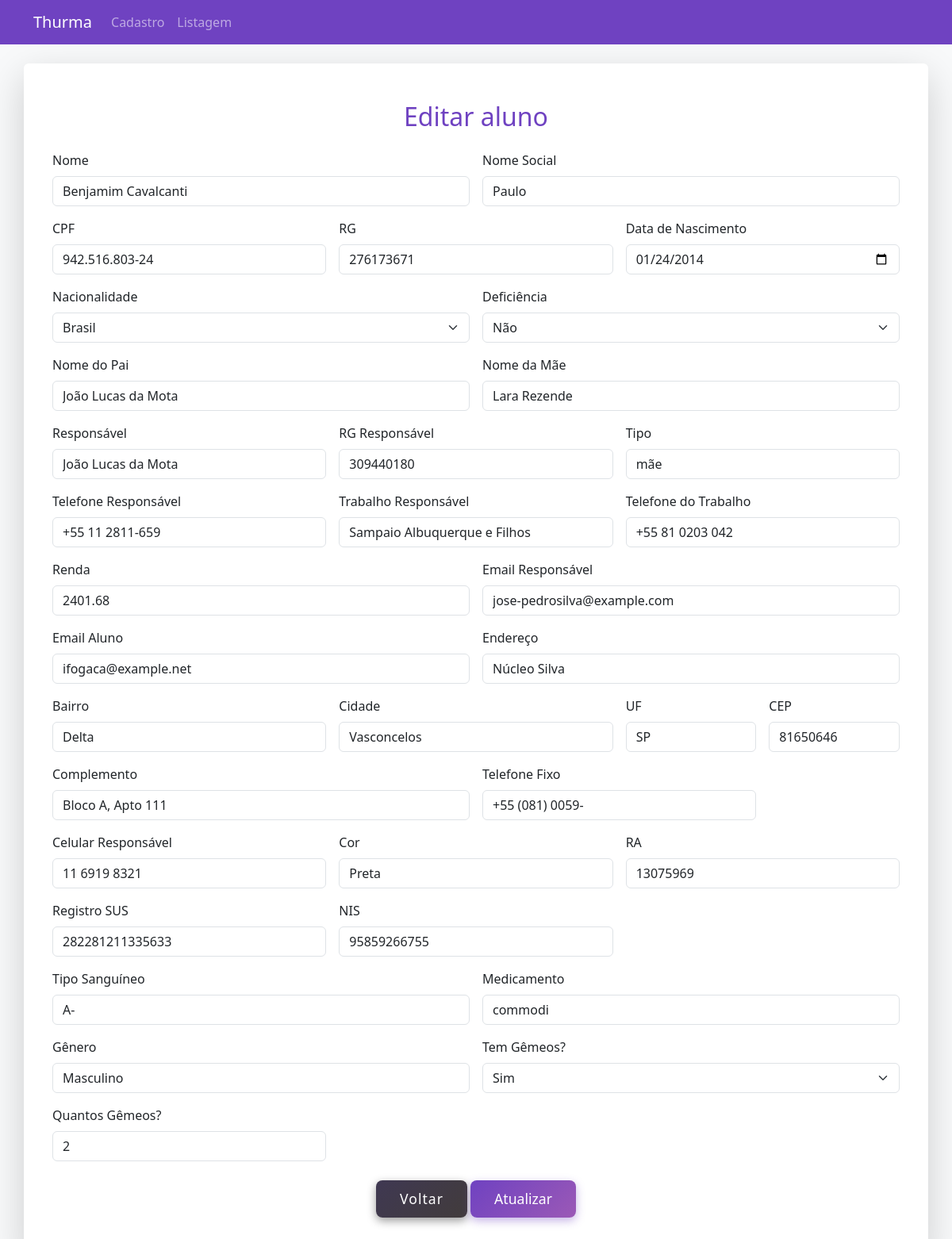
The page /editar_aluno.php?id=239 on the database its author committed.
### tables this page shows
CREATE TABLE `alunos` (
  `id` int(11) NOT NULL,
  `nome` varchar(255) NOT NULL,
  `nome_social` varchar(255) DEFAULT NULL,
  `cpf` varchar(14) NOT NULL,
  `rg` varchar(12) DEFAULT NULL,
  `data_nascimento` date NOT NULL,
  `nacionalidade` varchar(100) DEFAULT NULL,
  `deficiencia` enum('sim','nao') DEFAULT 'nao',
  `nome_pai` varchar(255) DEFAULT NULL,
  `nome_mae` varchar(255) DEFAULT NULL,
  `responsavel` varchar(255) NOT NULL,
  `rg_responsavel` varchar(12) DEFAULT NULL,
  `tipo_responsavel` varchar(100) DEFAULT NULL,
  `tel_responsavel` varchar(15) DEFAULT NULL,
  `trabalho_responsavel` varchar(255) DEFAULT NULL,
  `tel_trabalho_responsavel` varchar(15) DEFAULT NULL,
  `renda_responsavel` decimal(10,2) DEFAULT NULL,
  `email_responsavel` varchar(255) DEFAULT NULL,
  `email_aluno` varchar(255) DEFAULT NULL,
  `endereco` varchar(255) DEFAULT NULL,
  `bairro` varchar(100) DEFAULT NULL,
  `cidade` varchar(100) DEFAULT NULL,
  `uf` char(2) DEFAULT NULL,
  `cep` varchar(8) DEFAULT NULL,
  `complemento` varchar(100) DEFAULT NULL,
  `telefone_fixo` varchar(15) DEFAULT NULL,
  `cel_responsavel` varchar(15) DEFAULT NULL,
  `cor` varchar(50) DEFAULT NULL,
  `ra` varchar(20) NOT NULL,
  `registro_sus` varchar(20) DEFAULT NULL,
  `nis` varchar(20) DEFAULT NULL,
  `tipo_sanguineo` varchar(3) DEFAULT NULL,
  `medicamento` varchar(255) DEFAULT NULL,
  `genero` varchar(20) DEFAULT NULL,
  `tem_gemeos` enum('sim','nao') DEFAULT 'nao',
  `quantos_gemeos` int(11) DEFAULT 0,
  `sala` enum('1º Ano Fundamental','2º Ano Fundamental','3º Ano Fundamental','4º Ano Fundamental','5º Ano Fundamental','6º Ano Fundamental','7º Ano Fundamental','8º Ano Fundamental','9º Ano Fundamental','1º Ano Médio','2º Ano Médio','3º Ano Médio') NOT NULL DEFAULT '1º Ano Fundamental',
  `pais` enum('Afeganistão','África do Sul','Albânia','Alemanha','Andorra','Angola','Antígua e Barbuda','Arábia Saudita','Argélia','Argentina','Armênia','Austrália','Áustria','Azerbaijão','Bahamas','Bahrein','Bangladesh','Barbados','Bélgica','Belize','Benin','Bielorrússia','Bolívia','Bósnia e Herzegovina','Botsuana','Brasil','Brunei','Bulgária','Burquina Faso','Burundi','Butão','Cabo Verde','Camarões','Camboja','Canadá','Catar','Cazaquistão','Chade','Chile','China','Chipre','Colômbia','Comores','Congo','Coreia do Norte','Coreia do Sul','Costa do Marfim','Costa Rica','Croácia','Cuba','Dinamarca','Djibuti','Dominica','Egito','El Salvador','Emirados Árabes Unidos','Equador','Eritreia','Eslováquia','Eslovênia','Espanha','Estados Unidos','Estônia','Eswatini','Etiópia','Fiji','Filipinas','Finlândia','França','Gabão','Gâmbia','Gana','Geórgia','Granada','Grécia','Guatemala','Guiana','Guiné','Guiné Equatorial','Guiné-Bissau','Haiti','Holanda','Honduras','Hungria','Iémen','Ilhas Marshall','Ilhas Salomão','Índia','Indonésia','Irã','Iraque','Irlanda','Islândia','Israel','Itália','Jamaica','Japão','Jordânia','Kiribati','Kuwait','Laos','Lesoto','Letônia','Líbano','Libéria','Líbia','Liechtenstein','Lituânia','Luxemburgo','Macedônia do Norte','Madagáscar','Malásia','Malawi','Maldivas','Mali','Malta','Marrocos','Maurício','Mauritânia','México','Mianmar','Micronésia','Moçambique','Moldávia','Mônaco','Mongólia','Montenegro','Namíbia','Nauru','Nepal','Nicarágua','Níger','Nigéria','Noruega','Nova Zelândia','Omã','Palau','Panamá','Papua-Nova Guiné','Paquistão','Paraguai','Peru','Polônia','Portugal','Quênia','Quirguistão','Reino Unido','República Centro-Africana','República Checa','República Democrática do Congo','República Dominicana','Romênia','Ruanda','Rússia','Saara Ocidental','Saint Kitts e Nevis','Saint Vincent e Granadinas','Samoa','San Marino','Santa Lúcia','São Tomé e Príncipe','Senegal','Serra Leoa','Sérvia','Singapura','Síria','Somália','Sri Lanka','Suazilândia','Sudão','Sudão do Sul','Suécia','Suíça','Suriname','Tailândia','Taiwan','Tajiquistão','Tanzânia','Timor-Leste','Togo','Tonga','Trindade e Tobago','Tunísia','Turcomenistão','Turquia','Tuvalu','Ucrânia','Uganda','Uruguai','Uzbequistão','Vanuatu','Vaticano','Venezuela','Vietnã','Zâmbia','Zimbábue') DEFAULT NULL
);

### editar_aluno.php (the view, shortened to what this page needs)
<?php
include 'conexao.php';
if (isset($_GET['id'])) {
    $id = $_GET['id'];
    $sql = "SELECT * FROM alunos WHERE id = ?";
    $stmt = $conn->prepare($sql);
    $stmt->bind_param("i", $id);
    $stmt->execute();
    $result = $stmt->get_result();
    if ($result->num_rows > 0) {
        $alunos = $result->fetch_assoc();
    } else {
        die("Aluno não encontrado.");
    }
} else {
    die("ID do aluno não especificado.");
}
?>
<!DOCTYPE html>
<html lang="pt-BR">
<head>
    <link href="https://cdn.jsdelivr.net/npm/bootstrap@5.3.0/dist/css/bootstrap.min.css" rel="stylesheet">
    <link rel="stylesheet" href="style.css">
</head>
<body class="bg-light">
<nav class="navbar navbar-expand-lg navbar-dark bg-purple mb-4">
  <div class="container">
    <a class="navbar-brand" href="index.php">Thurma</a>
    <div class="collapse navbar-collapse">
        <ul class="navbar-nav me-auto">
        <li class="nav-item"><a class="nav-link" href="cadastro.html">Cadastro</a></li>
        <li class="nav-item"><a class="nav-link" href="listagem.php">Listagem</a></li>
    </ul>
    </div>
  </div>
</nav>
<div class="container bg-white shadow-lg rounded p-4 mb-5">
    <div class="container my-4">
    <h2 class="text-center text-purple mb-4">Editar aluno</h2>
        <form method="POST" class="row g-3">
            <div class="col-md-6">
                <label class="form-label">Nome</label>
                <input type="text" class="form-control" name="nome" value="<?= $alunos['nome'] ?>" required>
            </div>
            <div class="col-md-6">
                <label class="form-label">Nome Social</label>
                <input type="text" class="form-control" name="nome_social" value="<?= $alunos['nome_social'] ?>">
            </div>
            <div class="col-md-4">
                <label class="form-label">CPF</label>
                <input type="text" class="form-control cpf" name="cpf" value="<?= $alunos['cpf'] ?>" required>
            </div>
            <div class="col-md-4">
                <label class="form-label">RG</label>
                <input type="text" class="form-control rg" name="rg" value="<?= $alunos['rg'] ?>">
            </div>
            <div class="col-md-4">
                <label class="form-label">Data de Nascimento</label>
                <input type="date" class="form-control" name="data_nascimento" value="<?= $alunos['data_nascimento'] ?>">
            </div>
            <div class="col-md-6">
                <label class="form-label">Nacionalidade</label>
                <select class="form-select" name="nacionalidade">
                    <option value="Brasil" <?= $alunos['nacionalidade'] === 'Brasil' ? 'selected' : '' ?>>Brasil</option>
                </select>
            </div>
            <div class="col-md-6">
                <label class="form-label">Deficiência</label>
                <select name="deficiencia" class="form-select">
                    <option value="nao" <?= $alunos['deficiencia'] === 'nao' ? 'selected' : '' ?>>Não</option>
                </select>
            </div>
            <div class="col-md-6">
                <label class="form-label">Nome do Pai</label>
                <input type="text" class="form-control" name="nome_pai" value="<?= $alunos['nome_pai'] ?>">
            </div>
            <div class="col-md-6">
                <label class="form-label">Nome da Mãe</label>
                <input type="text" class="form-control" name="nome_mae" value="<?= $alunos['nome_mae'] ?>">
            </div>
            <div class="col-md-4">
                <label class="form-label">Responsável</label>
                <input type="text" class="form-control" name="responsavel" value="<?= $alunos['responsavel'] ?>">
            </div>
            <div class="col-md-4">
                <label class="form-label">RG Responsável</label>
                <input type="text" class="form-control rg" name="rg_responsavel" value="<?= $alunos['rg_responsavel'] ?>">
            </div>
            <div class="col-md-4">
                <label class="form-label">Tipo</label>
                <input type="text" class="form-control" name="tipo_responsavel" value="<?= $alunos['tipo_responsavel'] ?>">
            </div>
            <div class="col-md-4">
                <label class="form-label">Telefone Responsável</label>
                <input type="text" class="form-control telefone" name="tel_responsavel" value="<?= $alunos['tel_responsavel'] ?>">
            </div>
            <div class="col-md-4">
                <label class="form-label">Trabalho Responsável</label>
                <input type="text" class="form-control" name="trabalho_responsavel" value="<?= $alunos['trabalho_responsavel'] ?>">
            </div>
            <div class="col-md-4">
                <label class="form-label">Telefone do Trabalho</label>
                <input type="text" class="form-control telefone" name="tel_trabalho_responsavel" value="<?= $alunos['tel_trabalho_responsavel'] ?>">
            </div>
            <div class="col-md-6">
                <label class="form-label">Renda</label>
                <input type="text" class="form-control" name="renda_responsavel" value="<?= $alunos['renda_responsavel'] ?>">
            </div>
            <div class="col-md-6">
                <label class="form-label">Email Responsável</label>
                <input type="email" class="form-control" name="email_responsavel" value="<?= $alunos['email_responsavel'] ?>">
            </div>
            <div class="col-md-6">
                <label class="form-label">Email Aluno</label>
                <input type="email" class="form-control" name="email_aluno" value="<?= $alunos['email_aluno'] ?>">
            </div>
            <div class="col-md-6">
                <label class="form-label">Endereço</label>
                <input type="text" class="form-control" name="endereco" value="<?= $alunos['endereco'] ?>">
            </div>
            <div class="col-md-4">
                <label class="form-label">Bairro</label>
                <input type="text" class="form-control" name="bairro" value="<?= $alunos['bairro'] ?>">
            </div>
            <div class="col-md-4">
                <label class="form-label">Cidade</label>
                <input type="text" class="form-control" name="cidade" value="<?= $alunos['cidade'] ?>">
            </div>
            <div class="col-md-2">
                <label class="form-label">UF</label>
                <input type="text" class="form-control" name="uf" value="<?= $alunos['uf'] ?>">
            </div>
            <div class="col-md-2">
                <label class="form-label">CEP</label>
                <input type="text" class="form-control cep" name="cep" value="<?= $alunos['cep'] ?>">
            </div>
            <div class="col-md-6">
                <label class="form-label">Complemento</label>
                <input type="text" class="form-control" name="complemento" value="<?= $alunos['complemento'] ?>">
            </div>
            <div class="col-md-4">
                <label class="form-label">Telefone Fixo</label>
                <input type="text" class="form-control telefone" name="telefone_fixo" value="<?= $alunos['telefone_fixo'] ?>">
            </div>
            <div class="col-md-4">
                <label class="form-label">Celular Responsável</label>
                <input type="text" class="form-control telefone" name="cel_responsavel" value="<?= $alunos['cel_responsavel'] ?>">
            </div>
            <div class="col-md-4">
                <label class="form-label">Cor</label>
                <input type="text" class="form-control" name="cor" value="<?= $alunos['cor'] ?>">
            </div>
            <div class="col-md-4">
                <label class="form-label">RA</label>
                <input type="text" class="form-control" name="ra" maxlength="5" value="<?= $alunos['ra'] ?>">
            </div>
            <div class="col-md-4">
                <label class="form-label">Registro SUS</label>
                <input type="text" class="form-control" name="registro_sus" value="<?= $alunos['registro_sus'] ?>">
            </div>
            <div class="col-md-4">
                <label class="form-label">NIS</label>
                <input type="text" class="form-control" name="nis" value="<?= $alunos['nis'] ?>">
            </div>
            <div class="col-md-6">
                <label class="form-label">Tipo Sanguíneo</label>
                <input type="text" class="form-control" name="tipo_sanguineo" value="<?= $alunos['tipo_sanguineo'] ?>">
            </div>
            <div class="col-md-6">
                <label class="form-label">Medicamento</label>
                <input type="text" class="form-control" name="medicamento" value="<?= $alunos['medicamento'] ?>">
            </div>
            <div class="col-md-6">
                <label class="form-label">Gênero</label>
                <input type="text" class="form-control" name="genero" value="<?= $alunos['genero'] ?>">
            </div>
            <div class="col-md-6">
                <label class="form-label">Tem Gêmeos?</label>
                <select class="form-select" name="tem_gemeos">
                    <option value="sim" <?= $alunos['tem_gemeos'] === 'sim' ? 'selected' : '' ?>>Sim</option>
                </select>
            </div>
            <div class="col-md-4">
                <label class="form-label">Quantos Gêmeos?</label>
                <input type="number" class="form-control" name="quantos_gemeos" value="<?= $alunos['quantos_gemeos'] ?>">
            </div>
            <div class="col-12 text-center mt-4">
                <button type="button" class="btn-cinza" onclick="window.location.href='listagem.php'">Voltar</button>
                <button type="submit" class="btn-purple">Atualizar</button>
            </div>
        </form>
    </div>
</div>
</body>
</html>

### style.css (style rules this page uses)
body { background: url('background.jpg') repeat; background-color: #f5f5f5; font-family: 'Segoe UI', sans-serif; }
.bg-purple { background-color: #6f42c1 !important; }
.text-purple { color: #6f42c1; }
label { font-weight: 500; }
input, select { border-radius: 6px !important; }
.btn-purple { background: linear-gradient(135deg, #6f42c1, #9b59b6); color: white; border: none; padding: 10px 30px; font-size: 1.1rem; border-radius: 8px; box-shadow: 0 4px 12px rgba(111, 66, 193, 0.4); transition: all 0.3s ease; font-weight: 500; }
.btn-cinza { background: linear-gradient(135deg, #3f3852, #423c3c); color: white; border: none; padding: 10px 30px; font-size: 1.1rem; border-radius: 8px; box-shadow: 0 4px 12px rgba(0, 0, 0, 0.4); transition: all 0.3s ease; font-weight: 500; cursor: pointer; letter-spacing: 1px; }

### rows shown on the page
alunos: nome "Benjamim Cavalcanti", nome_social "Paulo", cpf "942.516.803-24", rg "276173671", data_nascimento "01/24/2014", deficiencia "Não", nome_pai "João Lucas da Mota", nome_mae "Lara Rezende", responsavel "João Lucas da Mota", rg_responsavel "309440180", tipo_responsavel "mãe", tel_responsavel "+55 11 2811-659", trabalho_responsavel "Sampaio Albuquerque e Filhos", tel_trabalho_responsavel "+55 81 0203 042", renda_responsavel "2401.68", email_responsavel "jose-pedrosilva@example.com", email_aluno "ifogaca@example.net", endereco "Núcleo Silva", bairro "Delta", cidade "Vasconcelos", uf "SP", cep "81650646", complemento "Bloco A, Apto 111", telefone_fixo "+55 (081) 0059-", cel_responsavel "11 6919 8321", cor "Preta", ra "13075969", registro_sus "282281211335633", nis "95859266755", tipo_sanguineo "A-", medicamento "commodi", genero "Masculino", tem_gemeos "Sim", quantos_gemeos "2"
